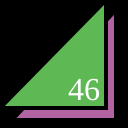
Frame 1 (no input)
Frame 60 (no input): identical to frame 1, image omitted
Frame 120 (the mouse pressed at the canvas centre since frame 60): identical to frame 1, image omitted

The p5.js sketch that drew this single still picture (run headless with seeded random() and noise() and a simulated clock; from frame 60 on, the mouse is pressed at the canvas centre):

// p5.js sketch
// ── sketch.js
function setup() {
  createCanvas(128,128);
}

function draw() {
  background(0);
  strokeWeight(4);
  fill(178, 100, 162);
  triangle(12,120,116,120,116,10);
  fill(94, 185, 84);
  triangle(0,108,106,108,106,0);
  fill(255);
  textSize(32);
  textFont("serif");
  text("46", 68, 100);
   // 宜しくお願い致します
     // おまけ：神戸大学のロゴを作りたい人向けに色情報だけ置いておきます
  const red = color(196, 0, 0);
  const blue = color(14, 47, 146);
  const green = color(22, 131, 46);
  const gray = color(77);
}
